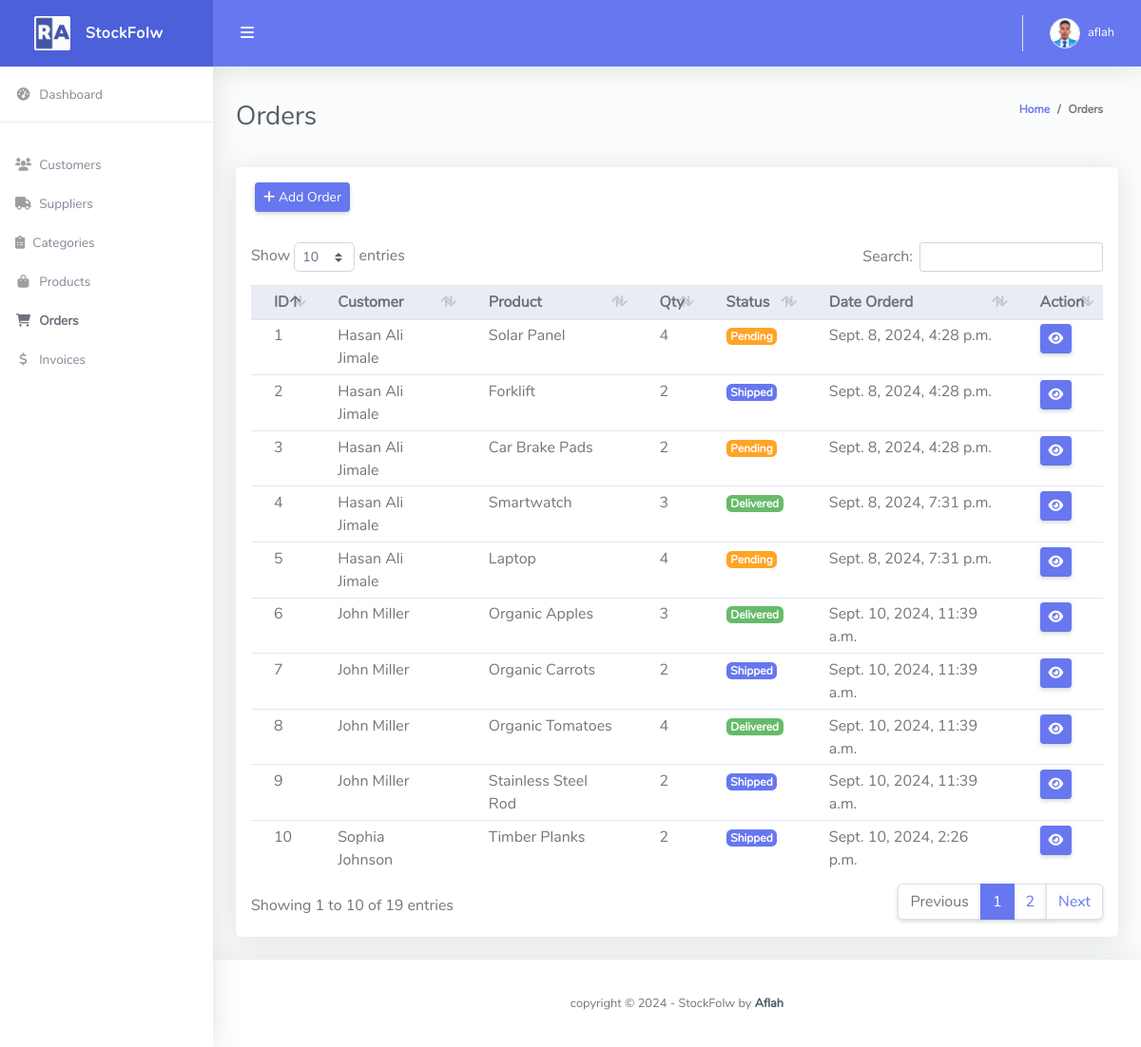
/order/ (signed in), run on the app's committed database.
### stockflow/models.py (models this page shows, shortened)
class Customer(models.Model):
    user = models.OneToOneField(User, null=True, blank=True, on_delete=models.CASCADE)
    name = models.CharField(max_length=200, null=True, blank=True)
    phone = models.CharField(max_length=200, null=True, blank=True)
    email = models.EmailField(max_length=200, null=True, blank=True)
    address = models.TextField(null=True, blank=True)
    profile_pic = models.ImageField(default="profile1.png", null=True, blank=True)
    date_created = models.DateTimeField(auto_now_add=True, null=True, blank=True)
    def __str__(self):
        return self.name if self.name else "Unnamed Customer"

class Order(models.Model):
    STATUS = (
        ('Pending', 'Pending'),
        ('Shipped', 'Shipped'),
        ('Delivered', 'Delivered'),
    )
    customer = models.ForeignKey(Customer, on_delete=models.CASCADE)
    product = models.ForeignKey(Product, on_delete=models.CASCADE)
    quantity = models.PositiveIntegerField(default=1)
    status = models.CharField(max_length=200, choices=STATUS, default='Pending')
    date_created = models.DateTimeField(auto_now_add=True)

class Product(models.Model):
    name = models.CharField(max_length=200)
    description = models.TextField(blank=True, null=True)
    price = models.DecimalField(max_digits=10, decimal_places=2)
    quantity = models.PositiveIntegerField(default=0)
    category = models.ForeignKey(Category, on_delete=models.CASCADE)
    supplier = models.ForeignKey(Supplier, on_delete=models.CASCADE)
    created_at = models.DateTimeField(auto_now_add=True)
    updated_at = models.DateTimeField(auto_now=True)
    def __str__(self):
        return self.name

### stockflow/decorators.py (the view)
		def wrapper_func(request, *args, **kwargs):
			group = None
			if request.user.groups.exists():
				group = request.user.groups.all()[0].name
			if group in allowed_roles:
				return view_func(request, *args, **kwargs)
			else:
				return redirect('/')

### stockflow/forms.py (shortened to what this page needs)
class OrderForm(forms.ModelForm):
    class Meta:
        model = Order
        fields = ['customer', 'product', 'quantity', 'status']
        widgets = {
            'customer': forms.Select(attrs={'class': 'form-control', 'placeholder': 'Customer', 'required': True}),
            'product': forms.Select(attrs={'class': 'form-control', 'placeholder': 'Product', 'required': True}),
            'quantity': forms.NumberInput(attrs={'class': 'form-control', 'placeholder': 'Quantity', 'required': True}),
            'status': forms.Select(attrs={'class': 'form-control', 'placeholder': 'Status', 'required': True}),
        }

### stockflow/views.py (called while the page is built)
@login_required(login_url='login')
@allowed_users(allowed_roles=['admin'])
def order(request):
    orders = Order.objects.select_related('customer', 'product').all()
    form = OrderForm()
    context = {'orders': orders, 'form': form}
    return render(request, 'order.html', context)

### templates/order.html (shortened to what this page needs)
{% extends 'base.html' %}
{% block content %}
<div class="container-fluid" id="container-wrapper">
    <div class="d-sm-flex align-items-center justify-content-between mb-4">
        <h1 class="h3 mb-0 text-gray-800">Orders</h1>
        <ol class="breadcrumb">
            <li class="breadcrumb-item"><a href="{% url 'home' %}">Home</a></li>
            <li class="breadcrumb-item">Orders</li>
        </ol>
    </div>
    <div class="row">
        <div class="col-lg-12">
            <div class="card mb-4">
                <div class="card-header py-3 d-flex flex-row align-items-center justify-content-between">
                    <button class="btn btn-sm btn-primary" data-toggle="modal" data-target="#modal-add-order">
                        <i class="fas fa-plus"></i> Add Order
                    </button>
                </div>
                <div class="table-responsive p-3">
                    <table class="table align-items-center table-flush table-hover table-sm" id="dataTableHover">
                        <thead class="thead-light">
                            <tr>
                                <th>ID</th>
                                <th>Customer</th>
                                <th>Product</th>
                                <th>Qty</th>
                                <th>Status</th>
                                <th>Date Orderd</th>
                                <th>Action</th>
                            </tr>
                        </thead>
                        <tbody>
                            {% for order in orders %}
                            <tr>
                                <td>{{ order.id }}</td>
                                <td>{{ order.customer }}</td>
                                <td>{{ order.product }}</td>
                                <td>{{ order.quantity }}</td>
                                <td>
                                    {% if order.status == 'Pending' %}
                                        <span class="badge badge-warning">{{ order.status }}</span>
                                    {% elif order.status == 'Shipped' %}
                                        <span class="badge badge-primary">{{ order.status }}</span>
                                    {% elif order.status == 'Delivered' %}
                                        <span class="badge badge-success">{{ order.status }}</span>
                                    {% elif order.status == 'Cancelled' %}
                                        <span class="badge badge-danger">{{ order.status }}</span>
                                    {% endif %}
                                </td>
                                <td>{{ order.date_created}}</td>
                                <td>
                                    <a href="{% url 'update_order' order.id %}" class="btn btn-sm btn-primary">
                                        <i class="fas fa-eye"></i>
                                    </a>
                                </td>
                            </tr>
                            {% endfor %}
                        </tbody>
                    </table>
                </div>
            </div>
        </div>
    </div>
</div>
{% endblock %}

### templates/partials/topbar.html (shortened to what this page needs)
{% load static %}
<nav class="navbar navbar-expand navbar-light bg-navbar topbar mb-4 static-top">
    <button id="sidebarToggleTop" class="btn btn-link rounded-circle mr-3">
        <i class="fa fa-bars"></i>
    </button>
    <ul class="navbar-nav ml-auto">
        <li class="nav-item dropdown no-arrow">
            <a class="nav-link dropdown-toggle" href="#" id="userDropdown" role="button" data-toggle="dropdown"
                aria-haspopup="true" aria-expanded="false">
                {% if request.user.customer.profile_pic %}
                <img class="img-profile rounded-circle" src="{{request.user.customer.profile_pic.url}}"
                    style="max-width: 60px">
                {% else %}
                <img class="img-profile rounded-circle" src="{% static 'img/Testro.jpg' %}" style="max-width: 60px">
                {% endif %}
                <span class="ml-2 d-none d-lg-inline text-white small">{{request.user}}</span>
            </a>
        </li>
    </ul>
</nav>

### data on the page
Order: id "1", customer "Hasan Ali Jimale", product "Solar Panel", quantity "4", status "Pending", date_created "Sept. 8, 2024, 4:28 p.m."
Order: id "2", customer "Hasan Ali Jimale", product "Forklift", quantity "2", status "Shipped", date_created "Sept. 8, 2024, 4:28 p.m."
Order: id "3", customer "Hasan Ali Jimale", product "Car Brake Pads", quantity "2", status "Pending", date_created "Sept. 8, 2024, 4:28 p.m."
Order: id "4", customer "Hasan Ali Jimale", product "Smartwatch", quantity "3", status "Delivered", date_created "Sept. 8, 2024, 7:31 p.m."
Order: id "5", customer "Hasan Ali Jimale", product "Laptop", quantity "4", status "Pending", date_created "Sept. 8, 2024, 7:31 p.m."
Order: id "6", customer "John Miller", product "Organic Apples", quantity "3", status "Delivered", date_created "Sept. 10, 2024, 11:39 a.m."
Order: id "7", customer "John Miller", product "Organic Carrots", quantity "2", status "Shipped", date_created "Sept. 10, 2024, 11:39 a.m."
Order: id "8", customer "John Miller", product "Organic Tomatoes", quantity "4", status "Delivered", date_created "Sept. 10, 2024, 11:39 a.m."
Order: id "9", customer "John Miller", product "Stainless Steel Rod", quantity "2", status "Shipped", date_created "Sept. 10, 2024, 11:39 a.m."
Order: id "10", customer "Sophia Johnson", product "Timber Planks", quantity "2", status "Shipped", date_created "Sept. 10, 2024, 2:26 p.m."

### other printed values
{{ request.user }} "aflah"
